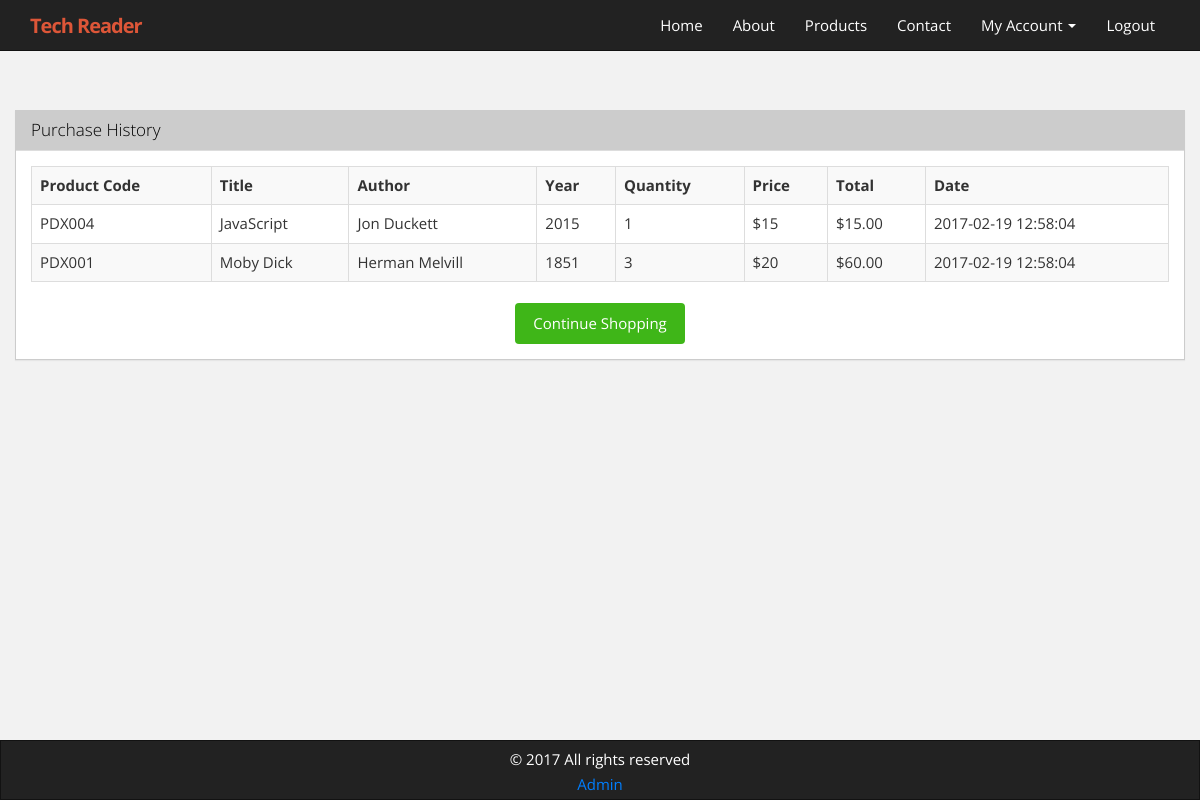
Screenshot of /orders.php (signed in) with the database file from the repository.
### tables this page shows
CREATE TABLE IF NOT EXISTS `orders` (
  `orderID` int(11) NOT NULL AUTO_INCREMENT,
  `customerID` int(11) NOT NULL,
  `productCode` varchar(10) NOT NULL,
  `title` varchar(11) NOT NULL,
  `author` varchar(50) NOT NULL,
  `year` varchar(4) NOT NULL,
  `quantity` int(11) NOT NULL,
  `price` int(11) NOT NULL,
  `datetime` datetime NOT NULL DEFAULT CURRENT_TIMESTAMP,
  PRIMARY KEY (`orderID`),
  KEY `customerID` (`customerID`)
);

### orders.php (the view, shortened to what this page needs)
<?php
require_once 'include/config.php';
include 'include/header.php';
$cid = ($_SESSION['cust_id']);
$sql  = "SELECT * FROM orders WHERE customerID = :cid ORDER BY datetime DESC";
 $stmt = $DB->prepare($sql);
        $stmt->bindValue(":cid", $cid);
        $stmt->execute();
        $results = $stmt->fetchAll();
?>
    <div class="container">
      <div class="row" style="margin-top: 30px";>
      <div class="panel panel-default" style="margin-top: 30px";>
        <div class="panel-heading">
          <h3 class="panel-title" >Purchase History</h3>
        </div>
        <div class="panel-body">
          <?php if (count($results) > 0) { ?>
          <div class="table-responsive">
            <table class="table table-striped table-hover table-bordered ">
              <tbody>
                <tr>
                  <th>Product Code</th>
                  <th>Title</th>
                  <th>Author</th>
                  <th>Year</th>
                  <th>Quantity</th>
                  <th>Price</th>
                  <th>Total</th>
                  <th>Date</th>
                </tr>
                <?php foreach ($results as $res) {
                    $quantPrice = $res['quantity'] * $res["price"];
                ?>
                <tr>
                  <td>
                    <?php echo $res["productCode"]; ?>
                  </td>
                  <td>
                    <?php echo $res["title"]; ?>
                  </td>
                  <td>
                    <?php echo $res["author"]; ?>
                  </td>
                  <td>
                    <?php echo $res["year"]; ?>
                  </td>
                  <td>
                    <?php echo $res["quantity"]; ?>
                  </td>
                  <td id="price">
                    <?php echo "$" . $res["price"]; ?>
                  </td>
                  <td id = "total">
                    <?php echo "$" . number_format((float)$quantPrice, 2);  ?>
                  </td>
                  <td>
                   <?php echo $res["datetime"]; ?>
                  </td>
                </tr>
                <?php } ?>
             </tbody>
            </table>
          </div>
            <?php } else { ?>
            <div class="well well-lg">You have no purchases.</div>
            <?php } ?>
            <div id="payment">
                <a href="prodCatalogue.php" class="btn btn-success rounded" name="continue">Continue Shopping</a>
            </div>
        </div>
      </div>
    </div>
</div>
<?php
include 'include/footer.php';
?>

### include/header.php (shortened to what this page needs)
<!DOCTYPE html>
<html lang="en">
  <head>
    <link href="bootstrap/css/bootstrap.min.css" rel="stylesheet">
    <link href="style/style.css" rel="stylesheet">
  </head>
  <body>
   <div class="page-wrap">
        <nav class="navbar navbar-default navbar-fixed-top" role="navigation">
        <div class="container">
            <div class="navbar-header">
                <a class="navbar-brand" href="index.php">
                    Tech Reader
                </a>
            </div>
            <div class="collapse navbar-collapse navbar-right" id="bs-example-navbar-collapse-1">
                <ul class="nav navbar-nav">
                    <li>
                        <a href="index.php">Home</a>
                    </li>
                    <li>
                        <a href="about.php">About</a>
                    </li>
                    <li>
                        <a href="prodCatalogue.php">Products</a>
                    </li>
                    <li>
                        <a href="contact.php">Contact</a>
                    </li>
                    <?php
                    if(isset($_SESSION['admin_email'])) {
                        echo '<li><a href="adminCatalogue.php">Update Catalogue</a></li>';
                        echo  '<div class="nav navbar-left navbar-btn hidden-sm hidden-md hidden-lg">
                                <a href="getProdDet.php" class="btn btn-success rounded pull-left">
                                <i class="glyphicon glyphicon-plus"></i>
                                Add New Product
                                </a>
                                </div>';
                    } else if (!$_SESSION['cust_email']) {
                        echo '<li><a href="getCustDet.php">Register</a></li>';
                        echo '<li><a href="customerLogin.php">Login</a></li>';
                    } else {
                        echo '<li class="dropdown">
                            <a href="#" class="dropdown-toggle" data-toggle="dropdown" role="button"
                            aria-haspopup="true" aria-expanded="false">My Account <span class="caret"></span></a>
                                <ul class="dropdown-menu">
                                    <li><a href="account_details.php">Account Details</a></li>
                                    <li><a href="cart.php">View Cart</a></li>
                                    <li><a href="orders.php">View Orders</a></li>
                              </ul>
                            </li>';
                        echo '<li><a href="php_scripts/logout.php">Logout</a></li>';
                    }
                    ?>
                </ul>
            </div>
        </div>
       </nav>

### include/footer.php (shortened to what this page needs)
    </div>
    <footer>
      <div class="navbar navbar-default footer">
        <div class="container-fluid">
          <div class="copyright">
              <span>&copy; <?php echo date("Y"); ?> All rights reserved</span>
          </div>
          <div class="copyright">
            <?php
            if(!$_SESSION['admin_email']) { ?>
                <a href="adminLogin.php">Admin</a>
           <?php
            } else {
            ?>
            <a href=php_scripts/logout.php>Admin logout</a>
            <?php
            }
            ?>
         </div>
        </div>
      </div>
    </footer>
  </body>
</html>

### style/style.css (style rules this page uses)
html,body { margin:0; height: 100%; }
body { padding-top: 50px; background: #f2f2f2; }
.navbar .navbar-brand { font-weight: bold; letter-spacing: -1px; font-size: 20px; color: #dd5638; }
.rounded { border-radius: 4px; }
.panel-default { border-color: #ccc; }
.panel-default>.panel-heading { color: black; background-color: #ccc; border-color: #dddddd; }
.page-wrap { min-height: 100%; margin-bottom: -60px; }
.page-wrap:after { content: ""; display: block; }
.footer, .page-wrap:after { height: 60px; padding: 8px 0px; margin: 0; }
.copyright { color: #fff; text-align: center; padding-bottom: 4px; }
#payment, #shopping { text-align: center; }

### rows the page displays
orders: productCode "PDX004", title "JavaScript", author "Jon Duckett", year "2015", quantity "1", price "15", quantPrice "15.00", datetime "2017-02-19 12:58:04"
orders: productCode "PDX001", title "Moby Dick", author "Herman Melvill", year "1851", quantity "3", price "20", quantPrice "60.00", datetime "2017-02-19 12:58:04"
